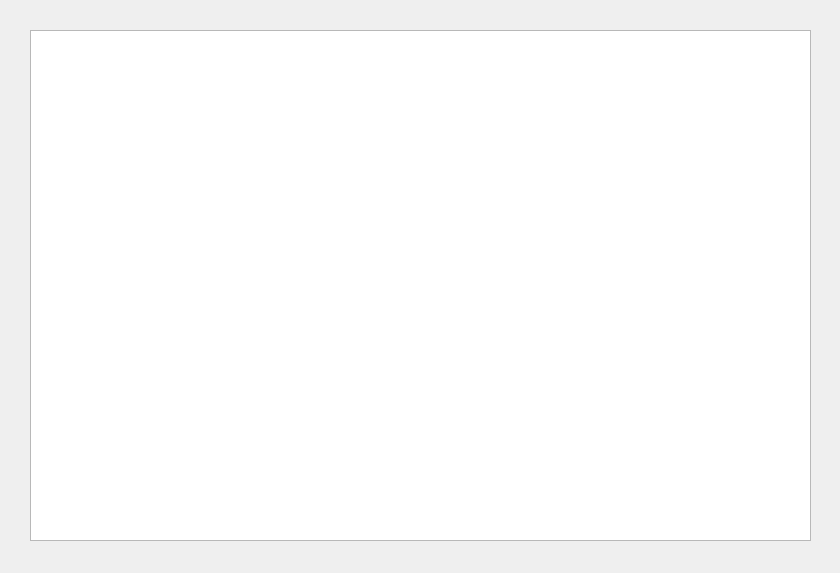
<?xml version="1.0" encoding="UTF-8"?>
<ui version="4.0">
 <class>MainWindow</class>
 <widget class="QMainWindow" name="MainWindow">
  <property name="geometry">
   <rect>
    <x>0</x>
    <y>0</y>
    <width>840</width>
    <height>573</height>
   </rect>
  </property>
  <property name="minimumSize">
   <size>
    <width>734</width>
    <height>563</height>
   </size>
  </property>
  <property name="maximumSize">
   <size>
    <width>840</width>
    <height>573</height>
   </size>
  </property>
  <property name="windowTitle">
   <string>ID Viewer</string>
  </property>
  <widget class="QWidget" name="centralwidget">
   <widget class="QGraphicsView" name="image_view">
    <property name="geometry">
     <rect>
      <x>30</x>
      <y>30</y>
      <width>781</width>
      <height>511</height>
     </rect>
    </property>
    <property name="sizeAdjustPolicy">
     <enum>QAbstractScrollArea::AdjustToContents</enum>
    </property>
    <property name="dragMode">
     <enum>QGraphicsView::ScrollHandDrag</enum>
    </property>
   </widget>
  </widget>
 </widget>
 <resources/>
 <connections/>
</ui>
